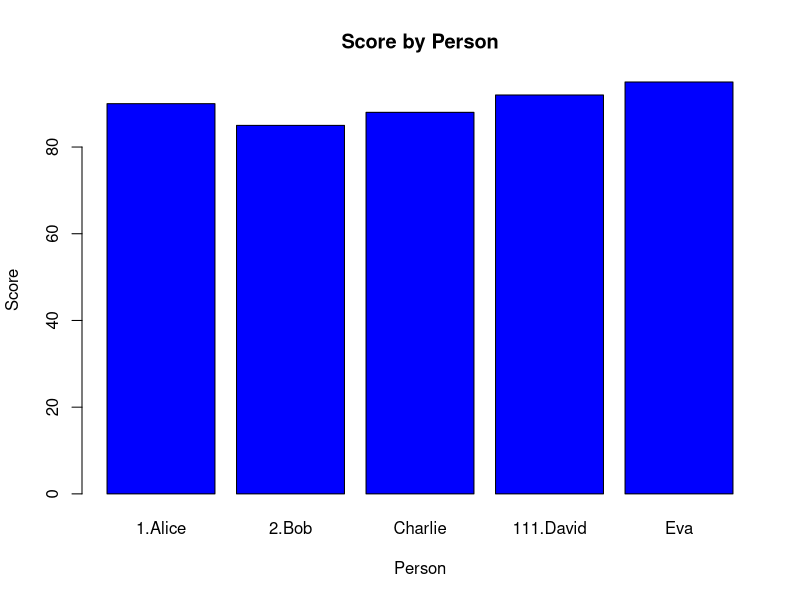

Recreate this plot in R.
rm(list = ls())  # すべてのオブジェクトを削除
graphics.off()   # グラフィックスデバイスを閉じる

# サンプルデータの作成
data <- data.frame(
  Name = c("1.Alice", "2.Bob", "Charlie", "111.David", "Eva"),
  Age = c(25, 30, 35, 40, 45),
  Score = c(90, 85, 88, 92, 95)
)

# データの確認
print("データフレームの内容:")
print(data)

# 平均年齢の計算
average_age <- mean(data$Age)
cat("平均年齢:", average_age, "\n")

quartz()  # macOS専用のグラフィックスデバイス

# スコアの棒グラフを作成
barplot(
  data$Score,
  names.arg = data$Name,
  col = "blue",
  main = "Score by Person",
  xlab = "Person",
  ylab = "Score"
)
